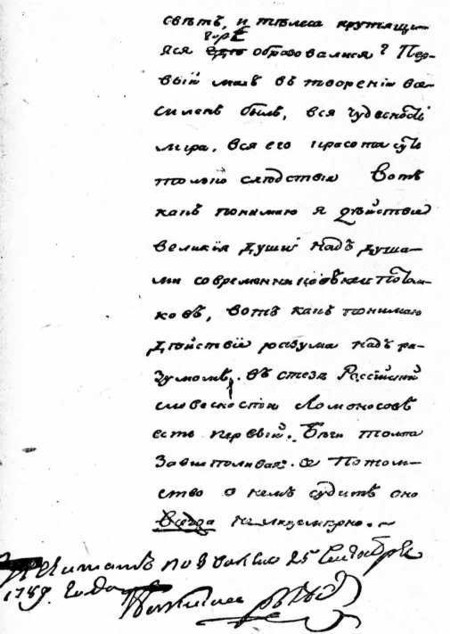
#> input picture data/А.Н.Радищев/handwriting1.jpg, 450 x 634 px
$ python -i utils.py   (imports and definitions only)
#> lines starting #> are read from the running program, lines starting #| are printed output that depends on the picture; after the words box and inside, x2 and y2 are one past the last pixel; in counts of white or black regions, pixels touching at a corner belong together
#> in visualize_preprocessing, original is the input picture: shape (634, 450, 3); min 0, max 255, mean 233.3
"""
Утилиты для работы с нейросетью атрибуции рукописей
"""

import os
import shutil
from pathlib import Path
import cv2
import numpy as np
from PIL import Image
import matplotlib.pyplot as plt

# [77 lines left out: functions create_sample_dataset_structure, validate_dataset, not called in this run]

def preprocess_image_for_analysis(image_path, output_path=None):
    """Предобработка одного изображения для анализа"""
#> called with image_path = 'data/А.Н.Радищев/handwriting1.jpg'

    # Загружаем изображение
    image = cv2.imread(image_path)
    if image is None:
        raise ValueError(f"Не удалось загрузить изображение: {image_path}")

    # Конвертируем в RGB
    image = cv2.cvtColor(image, cv2.COLOR_BGR2RGB)

    # Улучшаем контраст
    lab = cv2.cvtColor(image, cv2.COLOR_RGB2LAB)
#> lab: shape (634, 450, 3); mean of channels 0, 1, 2 234.2, 128, 128
    l, a, b = cv2.split(lab)
#> a: shape (634, 450); every value is 128
    clahe = cv2.createCLAHE(clipLimit=2.0, tileGridSize=(8,8))
    l = clahe.apply(l)
    enhanced = cv2.merge([l, a, b])
#> enhanced: shape (634, 450, 3); mean of channels 0, 1, 2 229.1, 128, 128
    image = cv2.cvtColor(enhanced, cv2.COLOR_LAB2RGB)

    # Убираем шум
    image = cv2.medianBlur(image, 3)
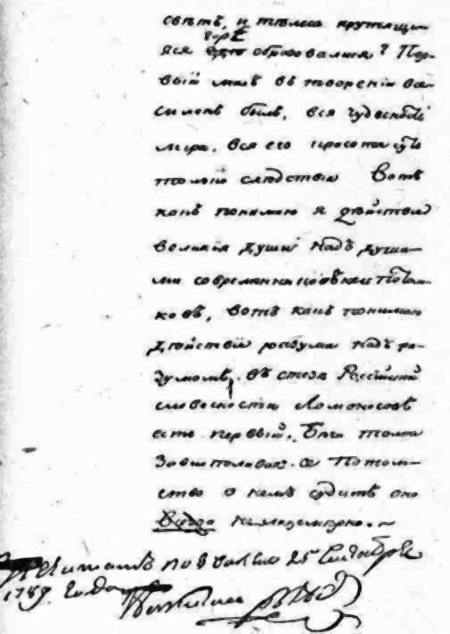
#> image: shape (634, 450, 3); mean R, G, B 228.8, 228.8, 228.8

    # Бинаризация
    gray = cv2.cvtColor(image, cv2.COLOR_RGB2GRAY)
    _, binary = cv2.threshold(gray, 0, 255, cv2.THRESH_BINARY + cv2.THRESH_OTSU)
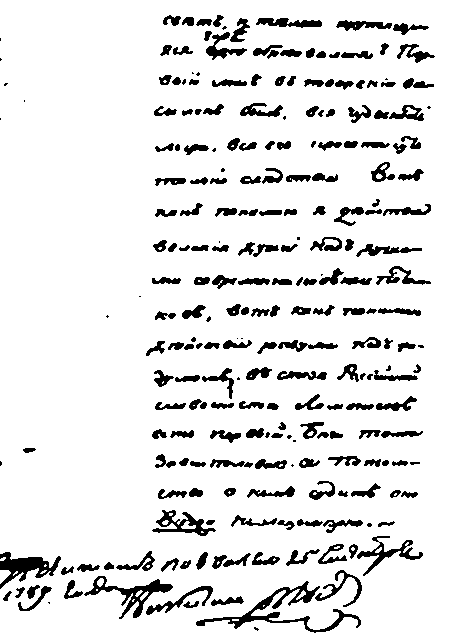
#> binary: shape (634, 450); 89.7% white; 241 black regions (34 under 20 px), largest, box (x1, y1, x2, y2) and area: (196, 581, 361, 633) 1419, (0, 552, 61, 589) 932, (84, 576, 173, 619) 930

    # Возвращаем RGB изображение
    processed = cv2.cvtColor(binary, cv2.COLOR_GRAY2RGB)

    if output_path:
        cv2.imwrite(output_path, cv2.cvtColor(processed, cv2.COLOR_RGB2BGR))
        print(f"Обработанное изображение сохранено: {output_path}")

    return processed

def visualize_preprocessing(image_path):
    """Визуализация процесса предобработки"""

    # Загружаем оригинальное изображение
    original = cv2.imread(image_path)
    original = cv2.cvtColor(original, cv2.COLOR_BGR2RGB)

    # Предобрабатываем
    processed = preprocess_image_for_analysis(image_path)

    # Создаем визуализацию
    fig, axes = plt.subplots(1, 2, figsize=(12, 6))

    axes[0].imshow(original)
    axes[0].set_title('Оригинальное изображение')
    axes[0].axis('off')

    axes[1].imshow(processed)
    axes[1].set_title('После предобработки')
    axes[1].axis('off')

    plt.tight_layout()
    plt.show()
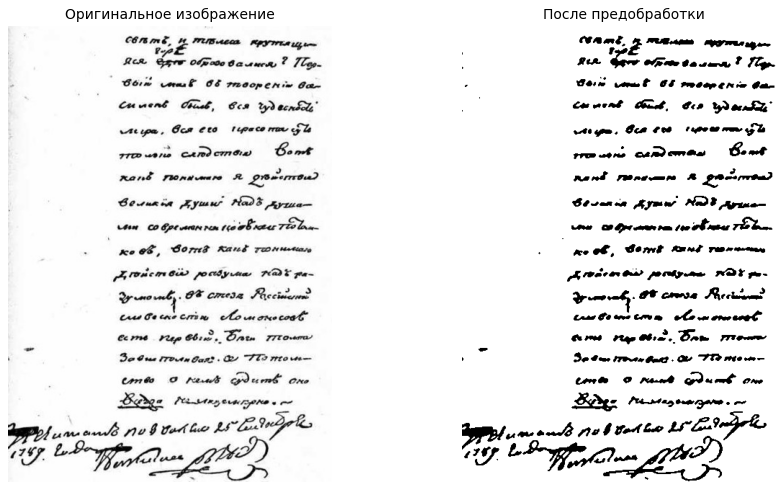
#> figure drawn by matplotlib, 2 panels

# [122 lines left out: functions batch_preprocess_dataset, analyze_dataset_quality, create_training_script, not called in this run]

# [15 lines not run here, left out]

>>> result = visualize_preprocessing('data/А.Н.Радищев/handwriting1.jpg')

$ run again, on data/И.В.Гёте/3179-15_0.jpg
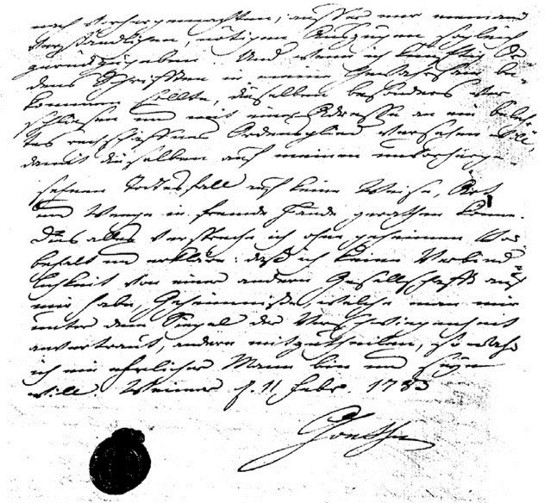
#> input picture data/И.В.Гёте/3179-15_0.jpg, 550 x 503 px
#> in visualize_preprocessing, original is the input picture: shape (503, 550, 3); min 0, max 255, mean 225.6
#> lab: shape (503, 550, 3); mean of channels 0, 1, 2 227, 128, 128
#> a: shape (503, 550); every value is 128
#> enhanced: shape (503, 550, 3); mean of channels 0, 1, 2 220, 128, 128
#> in preprocess_image_for_analysis, `_, binary = cv2.threshold(gray, 0, 255, cv2.THRESH_BINARY + cv2.THRESH..`:
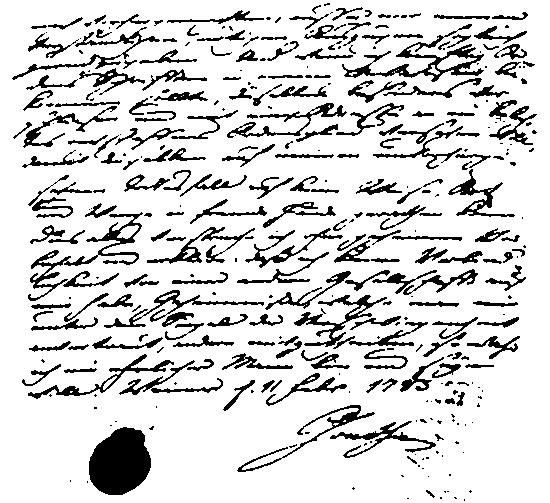
#> binary: shape (503, 550); 84.1% white; 373 black regions (157 under 20 px), largest, box (x1, y1, x2, y2) and area: (89, 427, 151, 495) 3179, (342, 24, 484, 82) 1596, (28, 212, 143, 301) 1415
#> in visualize_preprocessing, `plt.show()`:
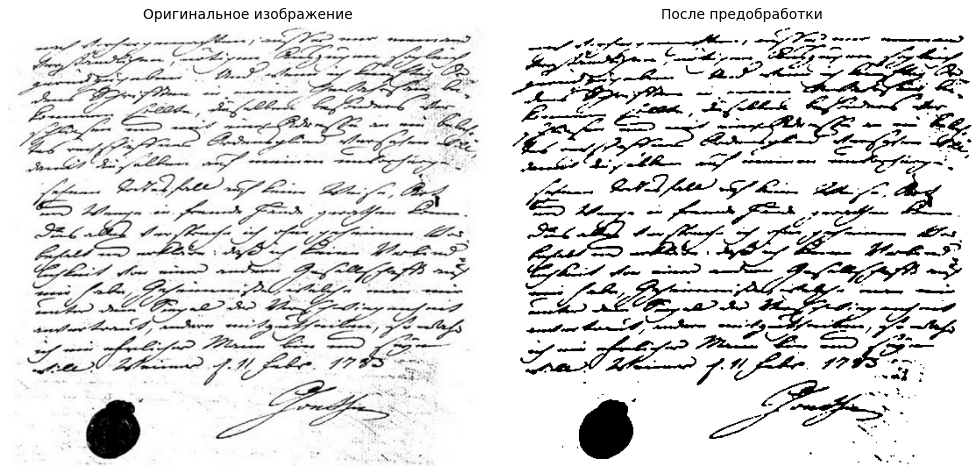
#> figure drawn by matplotlib, 2 panels
